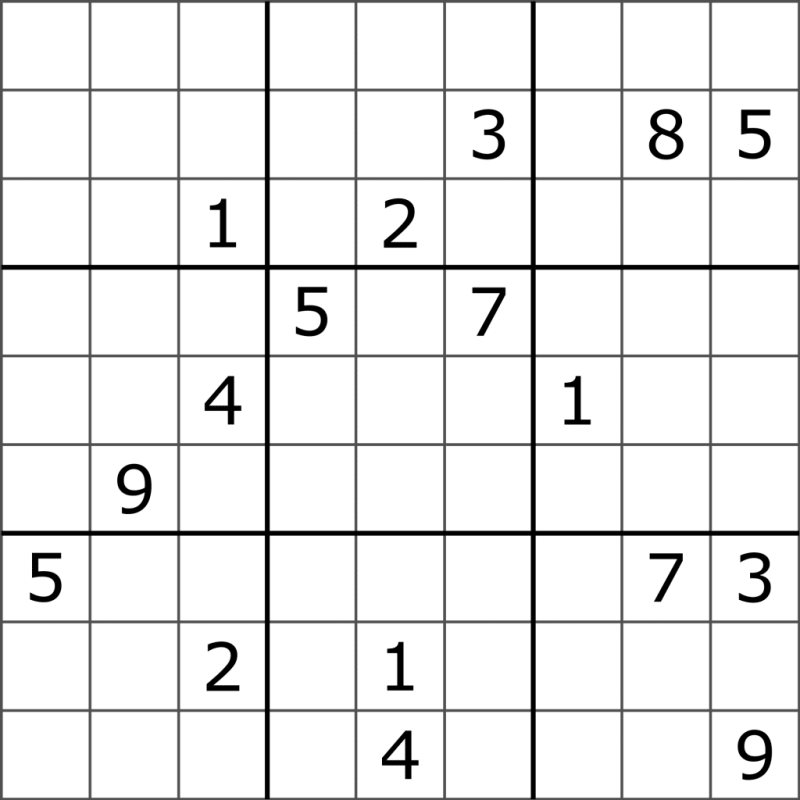
#> input picture PROTOTYPE/Sudoku_Dataset/sudoku1.png, 800 x 800 px, found by its file name
$ jupyter execute SudokoImageSolved.ipynb
#> lines starting #> are read from the running program, lines starting #| are printed output that depends on the picture; after the words box and inside, x2 and y2 are one past the last pixel; in counts of white or black regions, pixels touching at a corner belong together
<a href="https://colab.research.google.com/github/Sanjeev22A/SudokuSolver/blob/main/PROTOTYPE/SudokoImageSolved.ipynb" target="_parent"></a>

[cell 1]
import os
print(os.getcwd())

[cell 2]
image_dir_path="/content/Sudoku_Dataset"
image1="/sudoku1.png"
image2="/sudoku2.jpg"

[cell 3]
import cv2
import imutils
import numpy as np
import matplotlib.pyplot as plt
def preprocess(image_path,height=800):
  image=cv2.imread(image_path)
  ##Resizing the image for smaller pixel sizes
  image=imutils.resize(image,height=height)
  ## Step 1: Converting to gray scale
  gray=cv2.cvtColor(image,cv2.COLOR_BGR2GRAY)
  ## Step 1.1 : Histogram equalization to normalize contrast across the whole image
  gray=cv2.equalizeHist(gray)
  plt.subplot(1,4,1); plt.imshow(gray, cmap='gray'); plt.title("Gray")
  ## Step 2: Gaussing Blurring for noise reduction
  blurred = cv2.GaussianBlur(gray,(7,7),3,cv2.BORDER_REFLECT_101)
  plt.subplot(1,4,2); plt.imshow(blurred, cmap='gray'); plt.title("Blurred")
  ## Step 3: Adaptive Thresholding
  ## https://docs.opencv.org/3.4/d7/d4d/tutorial_py_thresholding.html
  thresh= cv2.adaptiveThreshold(
      blurred,255,cv2.ADAPTIVE_THRESH_GAUSSIAN_C,cv2.THRESH_BINARY,11,3
  )
  plt.subplot(1,4,3); plt.imshow(thresh, cmap='gray'); plt.title("Threshold")
  ## Step 4: Invert to make grid lines white
  thresh=cv2.bitwise_not(thresh)

  ## Step 5: Morphological op
  kernel=cv2.getStructuringElement(cv2.MORPH_RECT,(3,3))
  processed=cv2.morphologyEx(thresh,cv2.MORPH_CLOSE,kernel)

  plt.subplot(1,4,4); plt.imshow(processed, cmap='gray'); plt.title("Edges")
  return image,processed

[cell 4]
from google.colab.patches import cv2_imshow
image_path=image_dir_path+image1
print(image_path)
# Check if the file exists
if not os.path.exists(image_path):
    print("❌ Error: Image file not found at", image_path)
original,processed=preprocess(image_path)
#> in preprocess, image is the input picture: shape (800, 800, 3); min 0, max 255, mean 235.6
#> in preprocess, `thresh= cv2.adaptiveThreshold( blurred,255,cv2.ADAPTIVE_THRESH_GAUSSIA..`:
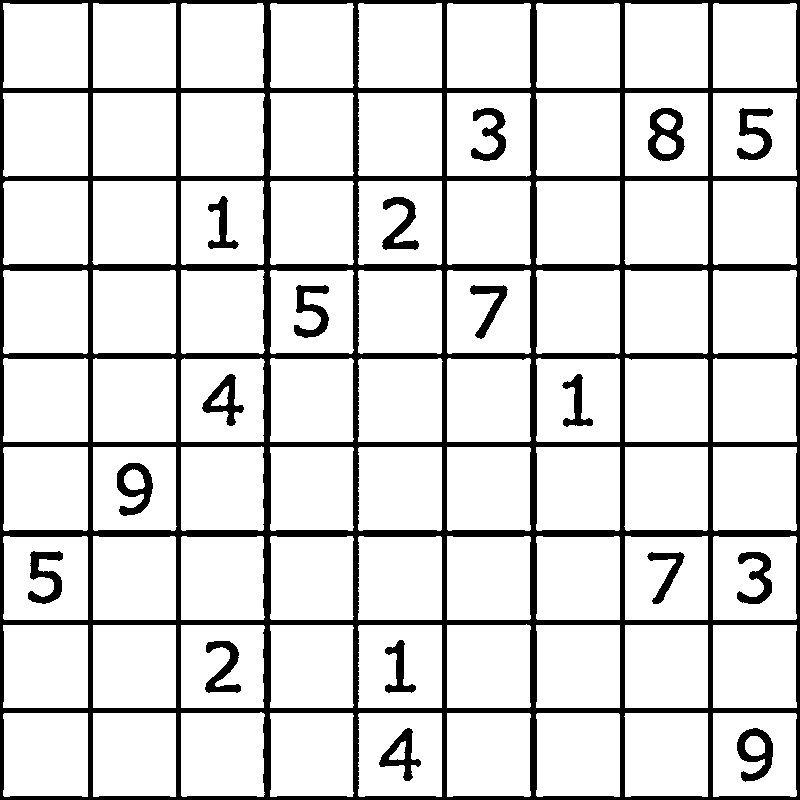
#> thresh: shape (800, 800); 85.3% white; 18 black regions, largest, box (x1, y1, x2, y2) and area: (0, 0, 800, 800) 80719, (648, 108, 685, 161) 1037, (117, 463, 153, 516) 942
#> in preprocess, `processed=cv2.morphologyEx(thresh,cv2.MORPH_CLOSE,kernel)`: processed: shape (800, 800); 14.8% white; 18 white regions, largest, box (x1, y1, x2, y2) and area: (0, 0, 800, 800) 80933, (648, 108, 685, 161) 1038, (117, 463, 153, 516) 944
cv2_imshow(original)
cv2_imshow(processed)

[cell 5]
from google.colab.patches import cv2_imshow
image_path=image_dir_path+image2
print(image_path)
# Check if the file exists
if not os.path.exists(image_path):
    print("❌ Error: Image file not found at", image_path)
original,processed=preprocess(image_path)
#> call 2 of preprocess, with image_path = '/content/Sudoku_Dataset/sudoku2.jpg', height = 800
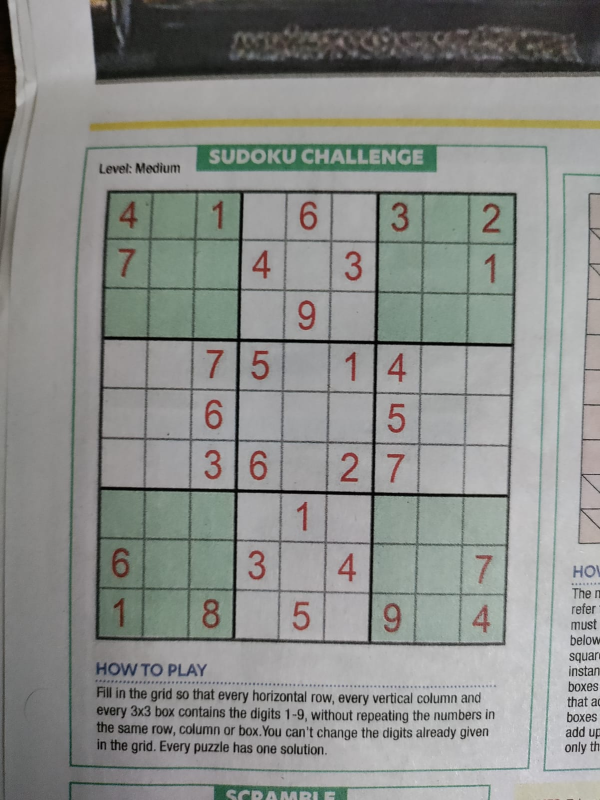
#> input picture PROTOTYPE/Sudoku_Dataset/sudoku2.jpg, 600 x 800 px, found by its file name
#> in preprocess, image is the input picture: shape (800, 600, 3); mean B, G, R 137.1, 140.5, 138.3
#> in preprocess (call 2), `thresh= cv2.adaptiveThreshold( blurred,255,cv2.ADAPTIVE_THRESH_GAUSSIA..`:
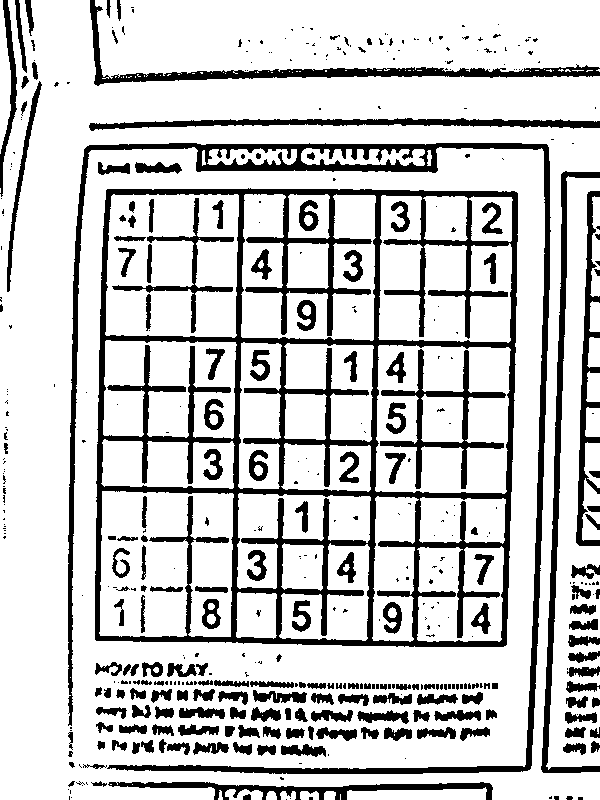
#> thresh: shape (800, 600); 79.2% white; 448 black regions (262 under 20 px), largest, box (x1, y1, x2, y2) and area: (95, 188, 518, 647) 35874, (68, 143, 551, 774) 13770, (90, 0, 600, 86) 4286
#> in preprocess (call 2), `processed=cv2.morphologyEx(thresh,cv2.MORPH_CLOSE,kernel)`:
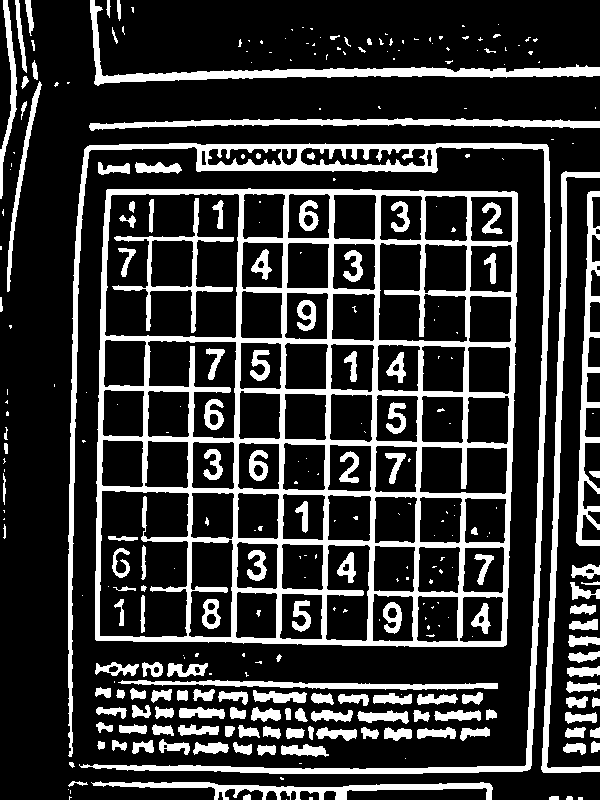
#> processed: shape (800, 600); 21.4% white; 307 white regions (158 under 20 px)
cv2_imshow(original)
cv2_imshow(processed)

[cell 6]
def order_points(pts):
    rect = np.zeros((4, 2), dtype="float32")
    s = pts.sum(axis=1)
    rect[0] = pts[np.argmin(s)]   # top-left has smallest sum
    rect[2] = pts[np.argmax(s)]   # bottom-right has largest sum

    diff = np.diff(pts, axis=1)
    rect[1] = pts[np.argmin(diff)]  # top-right has smallest difference
    rect[3] = pts[np.argmax(diff)]  # bottom-left has largest difference
    return rect

[cell 7]
def detect_sudoku_grid(processed,original_image):
    contours = cv2.findContours(processed, cv2.RETR_EXTERNAL, cv2.CHAIN_APPROX_SIMPLE)
    contours = imutils.grab_contours(contours)
    contours = sorted(contours, key=cv2.contourArea, reverse=True)

    sudoku_contour = None
    for c in contours:
        peri = cv2.arcLength(c, True)
        approx = cv2.approxPolyDP(c, 0.03 * peri, True)
        if len(approx) == 4:
            sudoku_contour = approx
            break

    if sudoku_contour is None:
        print("❌ Sudoku grid not found.")
        return None, None

    # Order corners
    sudoku_contour = sudoku_contour.reshape(4, 2)
    rect = order_points(sudoku_contour)

    # Draw contour for visualization
    debug_img = original_image.copy()
    cv2.drawContours(debug_img, [sudoku_contour.astype(int)], -1, (0, 255, 0), 3)

    return rect, debug_img

[cell 8]
rect, debug = detect_sudoku_grid(processed, original)
#> in detect_sudoku_grid, `contours = cv2.findContours(processed, cv2.RETR_EXTERNAL, cv2.CHAIN_AP..`: contours = 198 contours, 106 with area under 20; largest, box (x1, y1, x2, y2) and area: (95, 188, 518, 647) 187673, (68, 143, 551, 774) 14568, (90, 0, 600, 86) 4029, (541, 171, 600, 773) 3336, (89, 118, 600, 131) 2551
#> the loop in detect_sudoku_grid, `for c in contours:` made 1 pass
#> (peri, sudoku_contour) on pass 1: (1753.5, [[107, 189], [95, 639], [505, 645], [517, 193]])
#> in order_points, `s = pts.sum(axis=1)`: s = [296, 734, 1150, 710]
#> in order_points, `diff = np.diff(pts, axis=1)`: diff = [82, 544, 140, -324]
#> in detect_sudoku_grid, `rect = order_points(sudoku_contour)`: rect = [[107, 189], [517, 193], [505, 645], [95, 639]]
#> in detect_sudoku_grid, `cv2.drawContours(debug_img, [sudoku_contour.astype(int)], -1, (0, 255,..`:
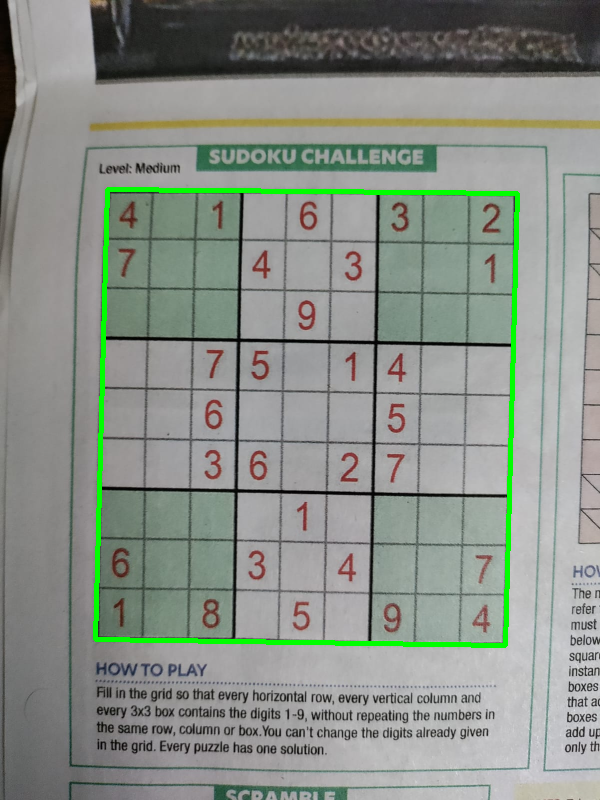
#> debug_img: shape (800, 600, 3); 1.79% of pixels changed, all inside (x1, y1, x2, y2) = (93, 187, 520, 648)
#> rect = [[107, 189], [517, 193], [505, 645], [95, 639]]
plt.imshow(cv2.cvtColor(debug, cv2.COLOR_BGR2RGB))
plt.title("Detected Grid")
plt.axis('off')
plt.show()

[cell 9]
def wrap_sudoku(order_points,original_image):
  output_size=450
  dst = np.array([
        [0, 0],
        [output_size - 1, 0],
        [output_size - 1, output_size - 1],
        [0, output_size - 1]
    ], dtype="float32")
  M=cv2.getPerspectiveTransform(rect,dst)
  warped=cv2.warpPerspective(original_image,M,(output_size,output_size))
  return warped

[cell 10]
warped_image=wrap_sudoku(rect,original)
#> in wrap_sudoku, `M=cv2.getPerspectiveTransform(rect,dst)`: M = [[1.1, 0.0294, -123.4], [-0.00975, 0.999, -187.8], [1.08e-05, 5.77e-07, 1]]
plt.imshow(cv2.cvtColor(warped_image, cv2.COLOR_BGR2RGB))
plt.title("Warped Sudoku Grid")
plt.axis("off")
plt.show()

[cell 11]
import cv2
import numpy as np
from google.colab.patches import cv2_imshow  # ✅ Required for Colab display

def preprocess_wrapped_sudoku(warped, show_steps=False):
    """
    Preprocess a warped Sudoku image for digit extraction.

    Steps:
    1. Convert to grayscale
    2. Histogram equalization
    3. Gaussian blur
    4. Adaptive thresholding (binary inverse)

    Parameters:
        warped (np.ndarray): Warped Sudoku image (top-down view)
        show_steps (bool): If True, displays intermediate steps

    Returns:
        thresh (np.ndarray): Final preprocessed (binary) image
        steps (dict): Dictionary of intermediate results
    """

    steps = {}

    # 1️⃣ Grayscale conversion
    gray = cv2.cvtColor(warped, cv2.COLOR_BGR2GRAY) if len(warped.shape) == 3 else warped
    steps["gray"] = gray

    # 2️⃣ Histogram equalization for better contrast
    gray_eq = cv2.equalizeHist(gray)
    steps["equalized"] = gray_eq

    # 3️⃣ Gaussian blur to reduce small noise
    blurred = cv2.GaussianBlur(gray,(7,7),3,cv2.BORDER_REFLECT_101)
    steps["blurred"] = blurred

    # 4️⃣ Adaptive threshold (invert so digits are white)
    thresh = cv2.adaptiveThreshold(
      blurred,255,cv2.ADAPTIVE_THRESH_GAUSSIAN_C,cv2.THRESH_BINARY_INV,11,1
    )
    steps["thresh"] = thresh

    # Optional visualization
    if show_steps:
        titles = ["Gray", "Equalized", "Blurred", "Thresholded"]
        images = [steps[k] for k in ["gray", "equalized", "blurred", "thresh"]]
        for title, img in zip(titles, images):
            print(f"📷 {title}")
            cv2_imshow(img)  # ✅ Show image in Colab

    return thresh, steps

[cell 12]
import numpy as np
import cv2
from google.colab.patches import cv2_imshow  # ✅ required in Colab

def split_into_cells(preprocessed_img, grid_size=9, visualize=False):
    """
    Splits a preprocessed Sudoku image into 81 individual cell images (9x9 grid).

    Parameters:
        preprocessed_img (np.ndarray): Binary (thresholded) top-down Sudoku image
        grid_size (int): Number of rows and columns (default 9)
        visualize (bool): If True, shows each cell in a grid visualization

    Returns:
        cells (list): List of 81 cell images (each as np.ndarray)
    """

    h, w = preprocessed_img.shape[:2]
    cell_h, cell_w = h // grid_size, w // grid_size

    cells = []

    for i in range(grid_size):
        for j in range(grid_size):
            # Crop each cell
            y1, y2 = i * cell_h, (i + 1) * cell_h
            x1, x2 = j * cell_w, (j + 1) * cell_w

            cell = preprocessed_img[y1:y2, x1:x2]

            # Optional cleanup (remove extra border pixels)
            margin = 2
            cell = cell[margin:-margin, margin:-margin] if cell.shape[0] > 4 and cell.shape[1] > 4 else cell

            cells.append(cell)

    # ✅ Visualization grid (only if requested)
    if visualize:
        cell_grid = np.zeros((h, w), dtype=np.uint8)
        idx = 0
        for i in range(grid_size):
            for j in range(grid_size):
                y1, y2 = i * cell_h, (i + 1) * cell_h
                x1, x2 = j * cell_w, (j + 1) * cell_w
                cell_resized = cv2.resize(cells[idx], (cell_w, cell_h))
                cell_grid[y1:y2, x1:x2] = cell_resized
                idx += 1
        cv2_imshow(cell_grid)  # ✅ works in Colab

    return cells

[cell 13]
# Suppose `warped` is your top-down Sudoku image
thresh, steps = preprocess_wrapped_sudoku(warped_image, show_steps=True)
#> in preprocess_wrapped_sudoku, `gray_eq = cv2.equalizeHist(gray)`:
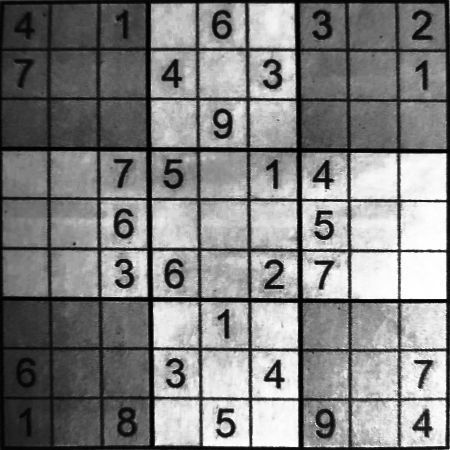
#> gray_eq: shape (450, 450); min 0, max 255, mean 129.4
#> in preprocess_wrapped_sudoku, `blurred = cv2.GaussianBlur(gray,(7,7),3,cv2.BORDER_REFLECT_101)`:
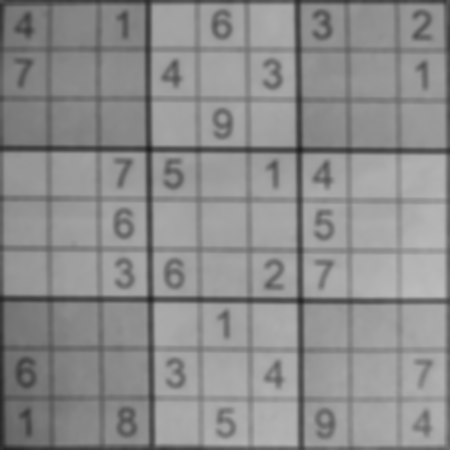
#> blurred: shape (450, 450); min 31, max 189, mean 140.7
#> in preprocess_wrapped_sudoku, `thresh = cv2.adaptiveThreshold( blurred,255,cv2.ADAPTIVE_THRESH_GAUSSI..`:
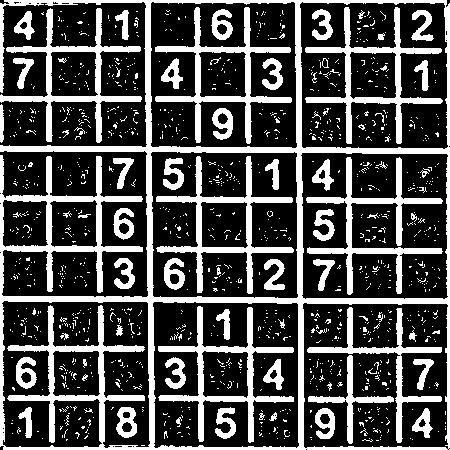
#> thresh: shape (450, 450); 28.6% white; 1199 white regions (1124 under 20 px), largest, box (x1, y1, x2, y2) and area: (0, 0, 450, 450) 22449, (156, 156, 294, 294) 3047, (306, 157, 443, 295) 3033
#> in preprocess_wrapped_sudoku, `images = [steps[k] for k in ["gray", "equalized", "blurred", "thresh"]]`: images = 4 items
#> the loop in preprocess_wrapped_sudoku, `for title, img in zip(titles, images):` made 4 passes
#| 📷 Gray
#| 📷 Equalized
#| 📷 Blurred
#| 📷 Thresholded
#> steps = 4 items

# Now split 'thresh' into 81 cells
cells = split_into_cells(thresh,visualize=True)
#> after the loop in split_into_cells, `for i in range(grid_size):`: cells = 81 items
#> after the loop in split_into_cells, `for i in range(grid_size):`:
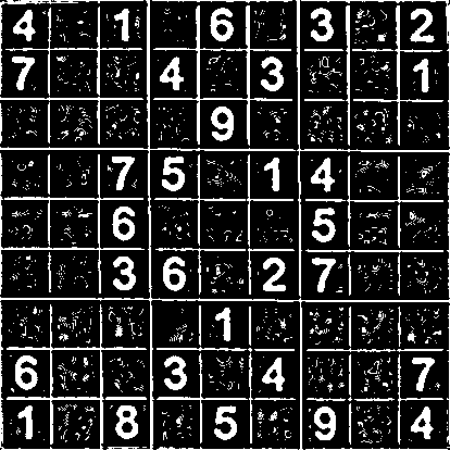
#> cell_grid: shape (450, 450); min 0, max 255, mean 44.1
#> after the loop in split_into_cells, `for i in range(grid_size):`: idx = 81
#> cells = 81 items
print(f"Extracted {len(cells)} cells")
#| Extracted 81 cells

# Example: visualize one cell
for cell in cells:
  cv2_imshow(cell)
#> this loop made 81 passes

[cell 14]
def detect_digit_debug(cell, idx=None):
    if len(cell.shape) == 3:
        cell = cv2.cvtColor(cell, cv2.COLOR_BGR2GRAY)

    _, thresh = cv2.threshold(cell, 0, 255, cv2.THRESH_BINARY_INV + cv2.THRESH_OTSU)
    contours, _ = cv2.findContours(thresh, cv2.RETR_EXTERNAL, cv2.CHAIN_APPROX_SIMPLE)
    if len(contours) == 0:
        print(f"[{idx}] No contours")
        return False

    h, w = thresh.shape
    detected = False

    for c in contours:
        x, y, cw, ch = cv2.boundingRect(c)
        area = cv2.contourArea(c)
        aspect_ratio = cw / ch if ch > 0 else 0
        fill_ratio = area / (cw * ch)
        cx, cy = x + cw // 2, y + ch // 2

        print(f"[{idx}] area={area:.1f}, ar={aspect_ratio:.2f}, fill={fill_ratio:.2f}, pos=({cx},{cy})")

        # visualize
        vis = cv2.cvtColor(thresh, cv2.COLOR_GRAY2BGR)
        cv2.rectangle(vis, (x, y), (x + cw, y + ch), (0, 255, 0), 1)
        cv2_imshow(vis)
        cv2.waitKey(0)

    return detected

[cell 15]
for cell in cells:
  detect_digit_debug(cell)
#> this loop made 81 passes
#> (printed output is left out)
#> pass 1, in detect_digit_debug, `cv2_imshow(vis)`:
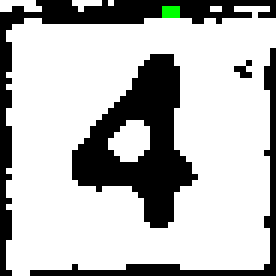
#> shown: shape (46, 46, 3) (shown 6 times larger); mean B, G, R 184.4, 185.1, 184.4
